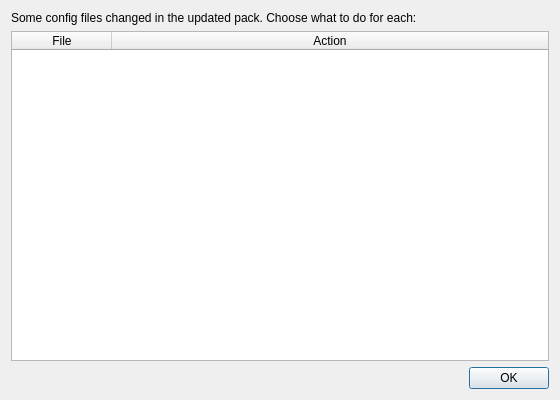
<?xml version="1.0" encoding="UTF-8"?>
<ui version="4.0">
 <class>LCSVUpdateDialog</class>
 <widget class="QDialog" name="LCSVUpdateDialog">
  <property name="geometry">
   <rect><x>0</x><y>0</y><width>560</width><height>400</height></rect>
  </property>
  <property name="windowTitle">
   <string>Pack Update — Config Changes</string>
  </property>
  <layout class="QVBoxLayout" name="verticalLayout">
   <item>
    <widget class="QLabel" name="headerLabel">
     <property name="text">
      <string>Some config files changed in the updated pack. Choose what to do for each:</string>
     </property>
     <property name="wordWrap"><bool>true</bool></property>
    </widget>
   </item>
   <item>
    <widget class="QTableWidget" name="tableWidget">
     <property name="columnCount"><number>2</number></property>
     <property name="selectionMode">
      <enum>QAbstractItemView::NoSelection</enum>
     </property>
     <attribute name="horizontalHeaderStretchLastSection">
      <bool>true</bool>
     </attribute>
     <column><property name="text"><string>File</string></property></column>
     <column><property name="text"><string>Action</string></property></column>
    </widget>
   </item>
   <item>
    <widget class="QDialogButtonBox" name="buttonBox">
     <property name="standardButtons">
      <set>QDialogButtonBox::Ok</set>
     </property>
    </widget>
   </item>
  </layout>
 </widget>
 <resources/>
 <connections/>
</ui>
